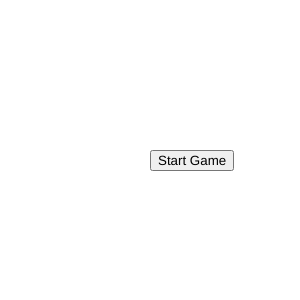
Frame 1 (no input)
Frame 60 (no input): identical to frame 1, image omitted
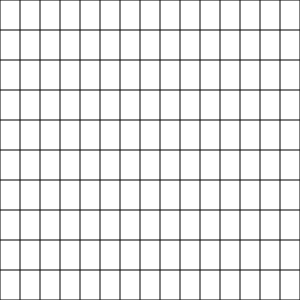
Frame 120 (the mouse pressed at the canvas centre since frame 60)

The p5.js sketch that drew these frames (run headless with seeded random() and noise() and a simulated clock; from frame 60 on, the mouse is pressed at the canvas centre):

// p5.js sketch
// ── sketch.js
let WIDTH = 300;
let HEIGHT = 300;
let N = 10, M = 15;
let hor_step = WIDTH / M;
let ver_step = HEIGHT / N;
let FRAMES = 0;
let last_frame = FRAMES-6;
let TOTAL_PLAYERS = 3;
let current_player = 0;
let turns = 0;
let disabled_players = Array(8).fill(false);

let grid = Array(M).fill().map(()=>Array(N).fill().map(()=>Array(1).fill(0)));

let game_started = false;
function startGame(){
  game_started = true;
  
  TOTAL_PLAYERS = slider.value();
  msg_players.html('Number of players: ' + str(TOTAL_PLAYERS));
  
  N = sliderN.value();
  M = sliderM.value();
  msgN.html('N = ' + str(N));
  msgM.html('M = ' + str(M));
  
  grid = Array(M).fill().map(()=>Array(N).fill().map(()=>Array(1).fill(0)));
  
  button.remove();
}
function setup() {
  createCanvas(WIDTH, HEIGHT);
  
  slider = createSlider(1, 8, 2, 1);
  slider.position(10, HEIGHT+30);
  slider.style('width', '200px');
  
  msg_players = createP('Number of players: 2');
  msg_players.position(10, HEIGHT-10);
  
  msg = createP('1');
  msg.position(10, HEIGHT+30);
  
  msg = createP('8');
  msg.position(200, HEIGHT+30);
  
  sliderN = createSlider(1, 100, 10, 1);
  sliderN.position(250, HEIGHT+30);
  sliderN.style('width', '200px');
  
  msgN = createP('N = ' + str(N));
  msgN.position(250, HEIGHT-10);
  
  sliderM = createSlider(1, 100, 15, 1);
  sliderM.position(250, HEIGHT+60);
  sliderM.style('width', '200px');
  
  msgM = createP('M = ' + str(M));
  msgM.position(250, HEIGHT+30);
  
  button = createButton("Start Game");
  button.mousePressed(startGame);
  button.position(WIDTH / 2, HEIGHT / 2);
}

function draw() { 
  if (!game_started){
    TOTAL_PLAYERS = slider.value();
    msg_players.html('Number of players: ' + str(TOTAL_PLAYERS));

    N = sliderN.value();
    M = sliderM.value();
    msgN.html('N = ' + str(N));
    msgM.html('M = ' + str(M));
  }
  FRAMES++;
  if (FRAMES >= 1000000){
    FRAMES = 0;
  }
  if (game_started){
    background(255);

    let n = 10, m = 15;
    draw_grid(n,m);

    let num_players_balls = Array(TOTAL_PLAYERS).fill(0);
    for (let i = 0; i < M; i++){
      for (let j = 0; j < N; j++){
        let num_balls = grid[i][j][0];
        let player_;
        if (num_balls > 0){
          player_ = grid[i][j][1].getPlayer();
        }
        for (let k = 0; k < num_balls; k++){
          grid[i][j][k+1].show(num_balls, k);
          grid[i][j][k+1].move();

          num_players_balls[player_]++;
        }
      }
    }

    for (let i = 0; i < TOTAL_PLAYERS; i++){
      if (turns > TOTAL_PLAYERS-1 && num_players_balls[i] == 0){
        disabled_players[i] = true;
      }
    }
  }
}

function draw_grid(n,m){
  fill(0);
  for (let i = 0; i <= n; i++){
    line(0,ver_step*i, WIDTH,ver_step*i);
  }
  
  for (let i = 0; i <= m; i++){
    line(hor_step*i,0, hor_step*i, HEIGHT);
  }
}

function mouseClicked(){
  let _=0;
  while (disabled_players[current_player] || _==8){
    current_player++;
    current_player = current_player % TOTAL_PLAYERS;
    _++;
  }
  if (FRAMES - last_frame > 10 && mouseX < WIDTH && mouseY < HEIGHT && mouseX >= 0 && mouseY >= 0 && !disabled_players[current_player]){
    last_frame = FRAMES;
    let x = int(mouseX / hor_step);
    let y = int(mouseY / ver_step);
    
    let adj = compute_adj(x,y);
    if (grid[x][y][0] < adj){
      if (grid[x][y][0] > 0){
        let cell_player = grid[x][y][1].getPlayer();
        if (cell_player == current_player){
          grid[x][y][0]++;
          grid[x][y].push(new Ball(x+1,y+1, hor_step, ver_step, current_player));
          turns++;
        } else {
          current_player--;
        }
      } else {
        grid[x][y][0]++;
        grid[x][y].push(new Ball(x+1,y+1, hor_step, ver_step, current_player));
        turns++;
      }
    } 
    if (grid[x][y][0] == adj) {
      explode(x,y).then(function(value){
        current_player++;
        current_player = current_player % TOTAL_PLAYERS;
      });
    } else {
      current_player++;
      current_player = current_player % TOTAL_PLAYERS;
    }
  }
}

async function explode(x,y){
  let adj = compute_adj(x,y);
  if (grid[x][y][0] >= adj){
    let dirs = compute_dirs(x,y);

    let K = grid[x][y][0];
    grid[x][y][0] = 0;
    for (let k = 0; k < K; k++){
      let b = grid[x][y].pop();
      let x2 = x + 1 + dirs[k][0];
      let y2 = y + 1 + dirs[k][1];
      if (grid[x2-1][y2-1][0] < compute_adj(x2-1,y2-1)){
        b.setPosition(x2, y2);
        grid[x2-1][y2-1].push(b);
        grid[x2-1][y2-1][0]++;
      }
      for (let i = 1; i <= grid[x2-1][y2-1][0]; i++){
        grid[x2-1][y2-1][i].setPlayer(current_player);
      }
    }
    await sleep(1000);
    for (let k = 0; k < K; k++){
      let x2 = x + 1 + dirs[k][0];
      let y2 = y + 1 + dirs[k][1];
      await explode(x2-1, y2-1);
    }
  }
}

function compute_adj(x,y){
  let adj = 4;
  if ((x == 0 && y == 0) || (x == 0 && y == N-1) || (x == M-1 && y == 0) || (x == M-1 && y == N-1)){
    adj = 2;
  } else if (x == 0 || y == 0 || y == N-1 || x == M-1 ){
    adj = 3;
  }
  return adj;
}

function compute_dirs(x,y){
  let dirs = [[1,0], [-1,0], [0,1], [0,-1]];
  if (x == 0 && y == 0){
    dirs = [[1,0], [0,1]];
  } else if (x == M-1 && y == 0){
    dirs = [[-1,0], [0,1]];
  } else if (x == 0 && y == N-1){
    dirs = [[1,0], [0,-1]];
  } else if (x == M-1 && y == N-1){
    dirs = [[-1,0], [0,-1]];
  } else if (x == 0){
    dirs = [[1,0], [0,1], [0,-1]];
  } else if (y == 0){
    dirs = [[1,0], [0,1], [-1,0]];
  } else if (x == M-1){
    dirs = [[-1,0], [0,-1], [0,1]];
  } else if (y == N-1){
    dirs = [[-1,0], [0,-1], [1,0]];
  }
  return dirs;
}

function sleep(ms) {
  return new Promise(resolve => setTimeout(resolve, ms));
}
// ── balls.js
class Ball{
  constructor(x, y, hor_step, ver_step, player){
    this.x = x; this.y = y; 
    this.r1 = hor_step / 1.5; this.r2 = ver_step / 1.5;
    this.x2 = -1; this.y2 = -1;
    this.player = player;
    this.speed = 0.05;
    
    this.h_step = hor_step; this.v_step = ver_step;
    
    this.frame = 0;
  }
  
  outOfBounds(){
    return this.x > width || this.x < 0 || 
      this.y > height || this.y < 0; 
  }
  
  show(num_balls, k){
    if (!this.outOfBounds()){
      let colors = [[255,0,0], [0,255,0], [0,0,255], [127,127,0], [0,50,130], [0,0,0], [30,70,20], [255,0,255]];
      let color = colors[this.player];
      fill(color[0],color[1],color[2]);
      let noiseX = 0, noiseY = 0;
      if (this.frame % 5 == 0){
        let range = 1.5
        noiseX = random(-range, range);
        noiseY = random(-range, range);
      }
      let variations = [[[-0.5,-0.5]], 
                       [[-0.7,-0.5],[-0.3,-0.5]],
                       [[-0.7,-0.4],[-0.3,-0.4], [-0.5,-0.6]],
                       [[-0.7,-0.7],[-0.3,-0.3], [-0.3,-0.7],[-0.7,-0.3]]];
      //console.log(num_balls);
      let variation = variations[num_balls-1][k];
      ellipse((this.x + variation[0]) * this.h_step + noiseX, (this.y + variation[1]) * this.v_step + noiseY, this.r1, this.r2);
      
      this.frame++;
      return true;
    }
    else return false;
  }
  
  move(){
    if (this.x2 != -1 && this.y2 != -1 && (abs(this.x-this.x2) > 0.01 || abs(this.y - this.y2) > 0.01)){
      let v = [this.x2 - this.x, this.y2 - this.y];
      this.x = this.x + v[0] * this.speed;
      this.y = this.y + v[1] * this.speed;
    } else if (this.x2 != -1 && this.y2 != -1){
      this.x = this.x2; this.y = this.y2;
      this.x2 = -1; this.y2 = -1;
    }
  }
  
  setPosition(x2,y2){
    this.x2 = x2; this.y2 = y2;
  }
  
  setPlayer(new_player){
    this.player = new_player;
  }
  
  getPlayer(){
    return this.player;
  }
}
